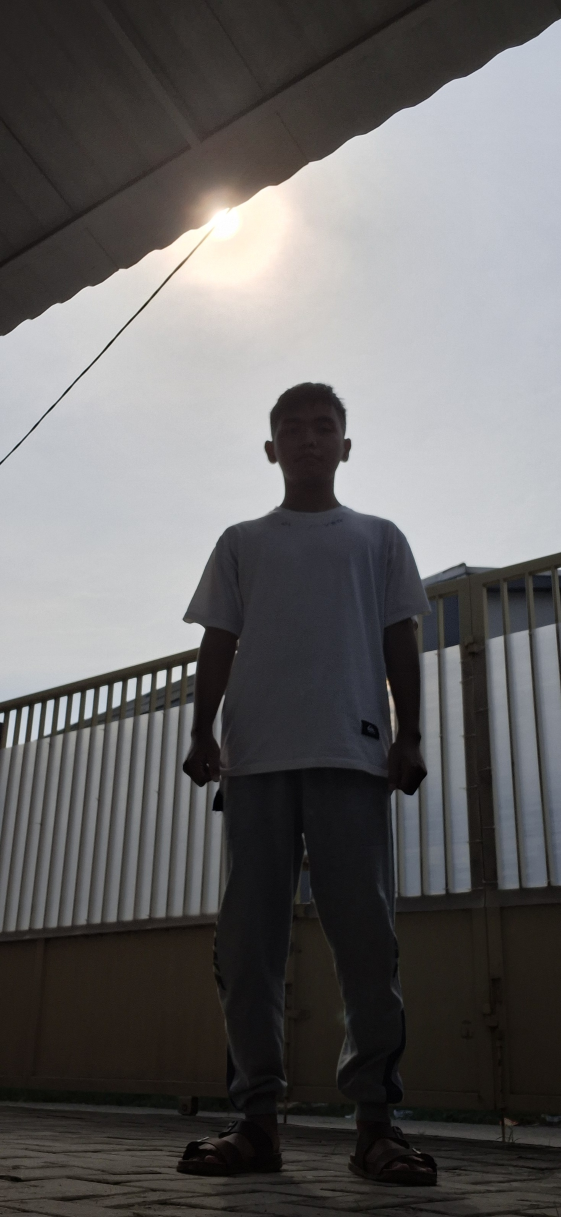
#> input picture assets/PCD_UTS_PHOTO.jpg, 1122 x 2434 px (shown at 1/2 size)
$ jupyter execute Soal_2.ipynb
#> lines starting #> are read from the running program, lines starting #| are printed output that depends on the picture
[cell 1]
import cv2
import numpy as np
import matplotlib.pyplot as plt

[cell 2]
img_bl = cv2.imread('./assets/PCD_UTS_PHOTO.jpg')
#> img_bl is the input picture: shape (2434, 1122, 3); mean B, G, R 99.1, 99, 100.5
img_gray = cv2.cvtColor(img_bl, cv2.COLOR_BGR2GRAY)

[cell 3]
alpha_cerah = 1.0
beta_cerah = 60
img_cerah = cv2.convertScaleAbs(img_gray, alpha=alpha_cerah, beta=beta_cerah)
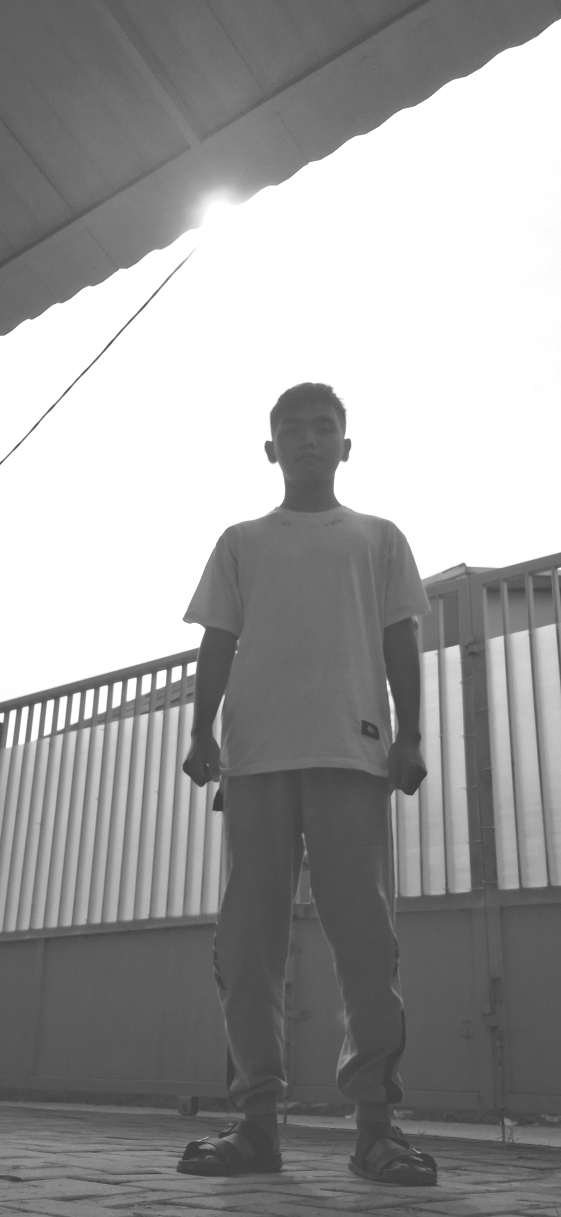
#> img_cerah: shape (2434, 1122) (shown at 1/2 size); min 60, max 255, mean 156.4

[cell 4]
alpha_kontras = 1.8
beta_kontras = 0
img_kontras = cv2.convertScaleAbs(img_gray, alpha=alpha_kontras, beta=beta_kontras)
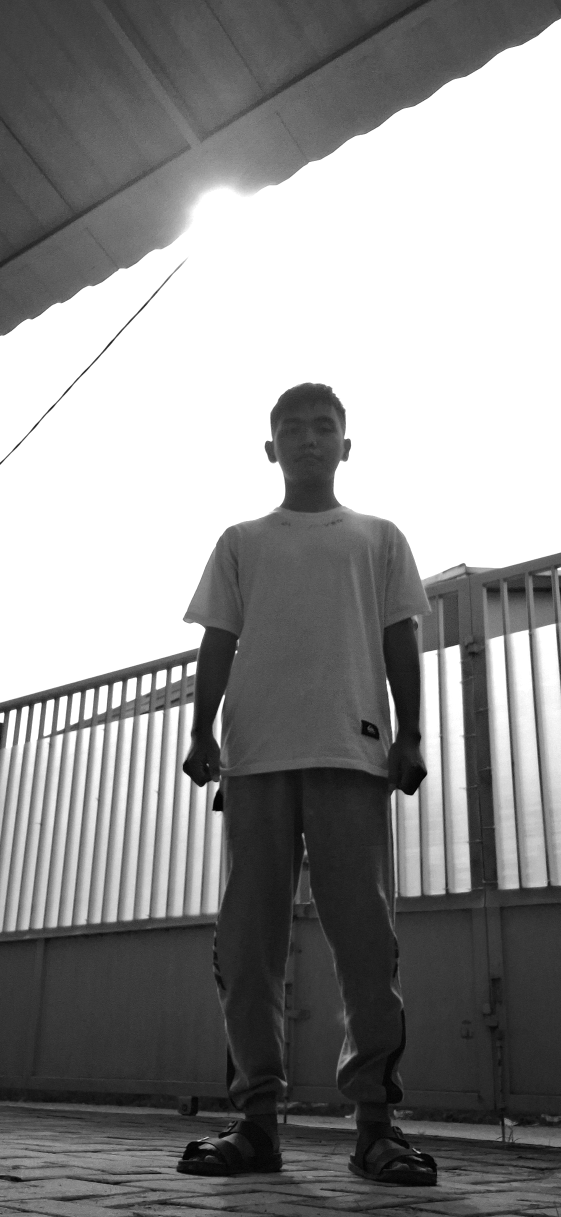
#> img_kontras: shape (2434, 1122) (shown at 1/2 size); min 0, max 255, mean 142.3

[cell 5]
alpha_ck = 1.5
beta_ck = 40
img_ck = cv2.convertScaleAbs(img_gray, alpha=alpha_ck, beta=beta_ck)
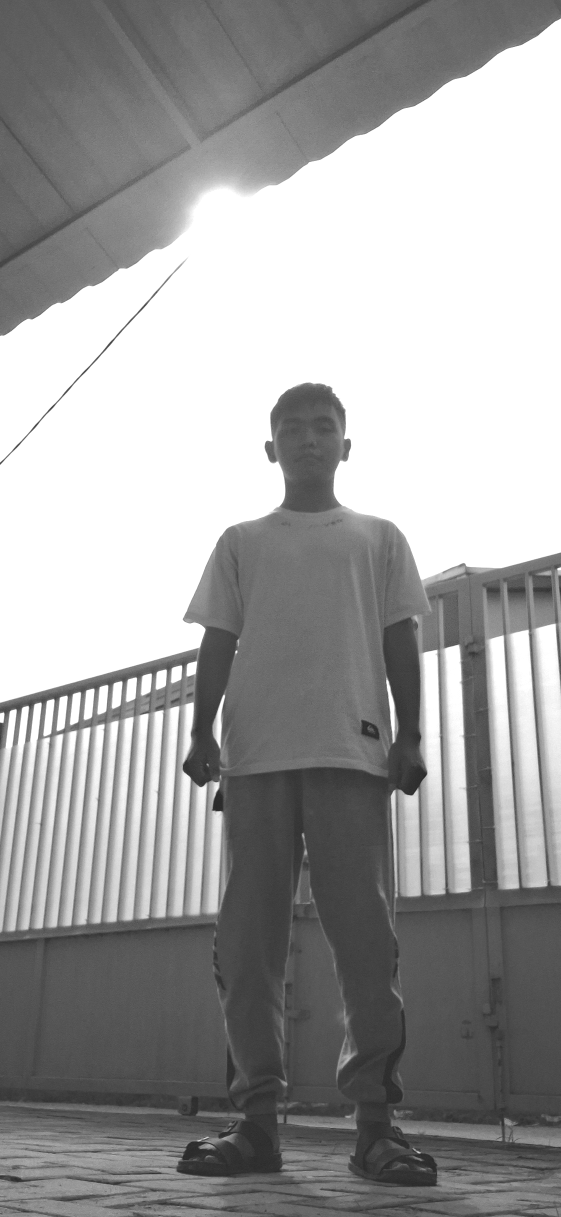
#> img_ck: shape (2434, 1122) (shown at 1/2 size); min 40, max 255, mean 159.4

[cell 6]
plt.figure(figsize=(15, 10))
plt.subplot(231), plt.imshow(cv2.cvtColor(img_bl, cv2.COLOR_BGR2RGB)), plt.title('Gambar Asli')
plt.subplot(232), plt.imshow(img_gray, cmap='gray', vmin=0, vmax=255), plt.title('Gambar Gray')
plt.subplot(233), plt.imshow(img_cerah, cmap='gray', vmin=0, vmax=255), plt.title('Gambar Gray yang Dipercerah')
plt.subplot(234), plt.imshow(img_kontras, cmap='gray', vmin=0, vmax=255), plt.title('Gambar Gray yang Diperkontras')
plt.subplot(235), plt.imshow(img_ck, cmap='gray', vmin=0, vmax=255), plt.title('Gambar Gray yang Dipercerah & Diperkontras')
plt.tight_layout()
plt.show()
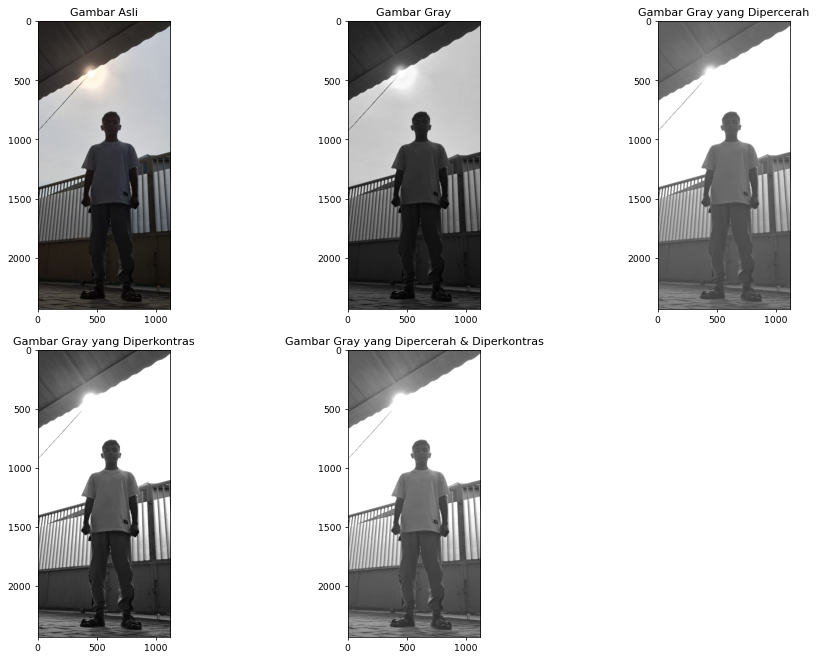
#> figure drawn by matplotlib, 5 panels
